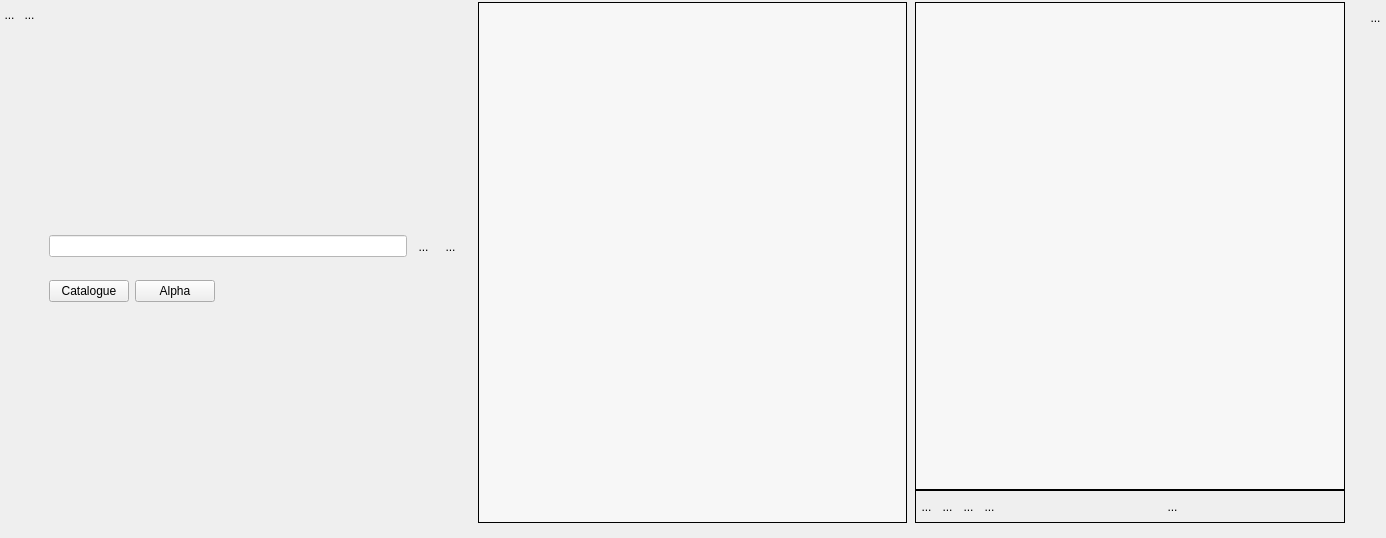
<?xml version="1.0" encoding="UTF-8"?>
<ui version="4.0">
 <class>WidgetPlusieursIntoOrdonne</class>
 <widget class="QWidget" name="WidgetPlusieursIntoOrdonne">
  <property name="geometry">
   <rect>
    <x>0</x>
    <y>0</y>
    <width>1386</width>
    <height>538</height>
   </rect>
  </property>
  <property name="sizePolicy">
   <sizepolicy hsizetype="Preferred" vsizetype="Expanding">
    <horstretch>0</horstretch>
    <verstretch>0</verstretch>
   </sizepolicy>
  </property>
  <property name="minimumSize">
   <size>
    <width>0</width>
    <height>0</height>
   </size>
  </property>
  <property name="windowTitle">
   <string>Form</string>
  </property>
  <layout class="QHBoxLayout" name="horizontalLayout_2">
   <property name="spacing">
    <number>0</number>
   </property>
   <property name="leftMargin">
    <number>0</number>
   </property>
   <property name="topMargin">
    <number>2</number>
   </property>
   <property name="rightMargin">
    <number>0</number>
   </property>
   <property name="bottomMargin">
    <number>15</number>
   </property>
   <item>
    <layout class="QVBoxLayout" name="verticalLayout_3">
     <property name="spacing">
      <number>0</number>
     </property>
     <item>
      <layout class="QHBoxLayout" name="horizontalLayout">
       <property name="spacing">
        <number>0</number>
       </property>
       <property name="sizeConstraint">
        <enum>QLayout::SetFixedSize</enum>
       </property>
       <item>
        <widget class="QToolButton" name="BFermeListe">
         <property name="sizePolicy">
          <sizepolicy hsizetype="Fixed" vsizetype="Fixed">
           <horstretch>0</horstretch>
           <verstretch>0</verstretch>
          </sizepolicy>
         </property>
         <property name="maximumSize">
          <size>
           <width>21</width>
           <height>25</height>
          </size>
         </property>
         <property name="toolTip">
          <string>permet de gérer la liste</string>
         </property>
         <property name="styleSheet">
          <string notr="true">border:0px</string>
         </property>
         <property name="text">
          <string>...</string>
         </property>
         <property name="icon">
          <iconset>
           <normaloff>../../../.designer/Editeur/icons/minusnode.png</normaloff>../../../.designer/Editeur/icons/minusnode.png</iconset>
         </property>
         <property name="iconSize">
          <size>
           <width>25</width>
           <height>25</height>
          </size>
         </property>
        </widget>
       </item>
       <item>
        <widget class="MonBoutonValide" name="RBValide">
         <property name="minimumSize">
          <size>
           <width>21</width>
           <height>25</height>
          </size>
         </property>
         <property name="maximumSize">
          <size>
           <width>21</width>
           <height>25</height>
          </size>
         </property>
         <property name="focusPolicy">
          <enum>Qt::ClickFocus</enum>
         </property>
         <property name="toolTip">
          <string>Affiche le rapport de validation du mot-clef</string>
         </property>
         <property name="styleSheet">
          <string notr="true">border : 0px</string>
         </property>
         <property name="text">
          <string>...</string>
         </property>
         <property name="icon">
          <iconset>
           <normaloff>../../../.designer/Editeur/icons/ast-green-ball.png</normaloff>../../../.designer/Editeur/icons/ast-green-ball.png</iconset>
         </property>
         <property name="iconSize">
          <size>
           <width>25</width>
           <height>25</height>
          </size>
         </property>
        </widget>
       </item>
      </layout>
     </item>
     <item>
      <spacer name="verticalSpacer">
       <property name="orientation">
        <enum>Qt::Vertical</enum>
       </property>
       <property name="sizeHint" stdset="0">
        <size>
         <width>20</width>
         <height>5</height>
        </size>
       </property>
      </spacer>
     </item>
    </layout>
   </item>
   <item>
    <layout class="QVBoxLayout" name="verticalLayout_4">
     <property name="spacing">
      <number>0</number>
     </property>
     <item>
      <widget class="MonLabelClic" name="label">
       <property name="sizePolicy">
        <sizepolicy hsizetype="Fixed" vsizetype="Preferred">
         <horstretch>0</horstretch>
         <verstretch>0</verstretch>
        </sizepolicy>
       </property>
       <property name="minimumSize">
        <size>
         <width>300</width>
         <height>25</height>
        </size>
       </property>
       <property name="maximumSize">
        <size>
         <width>178</width>
         <height>16777215</height>
        </size>
       </property>
       <property name="frameShape">
        <enum>QFrame::NoFrame</enum>
       </property>
       <property name="text">
        <string>&lt;html&gt;&lt;head/&gt;&lt;body&gt;&lt;p&gt;&lt;br/&gt;&lt;/p&gt;&lt;/body&gt;&lt;/html&gt;</string>
       </property>
       <property name="scaledContents">
        <bool>false</bool>
       </property>
       <property name="alignment">
        <set>Qt::AlignLeading|Qt::AlignLeft|Qt::AlignTop</set>
       </property>
      </widget>
     </item>
     <item>
      <spacer name="verticalSpacer_5">
       <property name="orientation">
        <enum>Qt::Vertical</enum>
       </property>
       <property name="sizeHint" stdset="0">
        <size>
         <width>20</width>
         <height>40</height>
        </size>
       </property>
      </spacer>
     </item>
     <item>
      <widget class="QFrame" name="frameRecherche">
       <layout class="QHBoxLayout" name="horizontalLayout_5">
        <item>
         <widget class="QLineEdit" name="LEFiltre">
          <property name="styleSheet">
           <string notr="true">background:rgb(255,255,255)

</string>
          </property>
         </widget>
        </item>
        <item>
         <widget class="QToolButton" name="PBFind">
          <property name="minimumSize">
           <size>
            <width>21</width>
            <height>31</height>
           </size>
          </property>
          <property name="maximumSize">
           <size>
            <width>21</width>
            <height>31</height>
           </size>
          </property>
          <property name="toolTip">
           <string>Cherche dans la liste</string>
          </property>
          <property name="styleSheet">
           <string notr="true">border : 0px</string>
          </property>
          <property name="text">
           <string>...</string>
          </property>
          <property name="icon">
           <iconset theme="find">
            <normaloff>../../../.designer/backup</normaloff>../../../.designer/backup</iconset>
          </property>
          <property name="iconSize">
           <size>
            <width>32</width>
            <height>32</height>
           </size>
          </property>
         </widget>
        </item>
        <item>
         <widget class="QToolButton" name="PBClean">
          <property name="minimumSize">
           <size>
            <width>21</width>
            <height>31</height>
           </size>
          </property>
          <property name="maximumSize">
           <size>
            <width>21</width>
            <height>31</height>
           </size>
          </property>
          <property name="toolTip">
           <string>remet le filtre à blanc</string>
          </property>
          <property name="styleSheet">
           <string notr="true">border : 0px</string>
          </property>
          <property name="text">
           <string>...</string>
          </property>
          <property name="icon">
           <iconset>
            <normaloff>../Editeur/icons/CleanFilter.png</normaloff>../Editeur/icons/CleanFilter.png</iconset>
          </property>
          <property name="iconSize">
           <size>
            <width>32</width>
            <height>32</height>
           </size>
          </property>
         </widget>
        </item>
       </layout>
      </widget>
     </item>
     <item>
      <widget class="QFrame" name="frameRecherche2">
       <layout class="QHBoxLayout" name="horizontalLayout_6">
        <item>
         <widget class="QPushButton" name="PBCata">
          <property name="text">
           <string>Catalogue</string>
          </property>
         </widget>
        </item>
        <item>
         <widget class="QPushButton" name="PBAlpha">
          <property name="text">
           <string>Alpha</string>
          </property>
         </widget>
        </item>
        <item>
         <spacer name="horizontalSpacer_7">
          <property name="orientation">
           <enum>Qt::Horizontal</enum>
          </property>
          <property name="sizeHint" stdset="0">
           <size>
            <width>40</width>
            <height>20</height>
           </size>
          </property>
         </spacer>
        </item>
       </layout>
      </widget>
     </item>
     <item>
      <spacer name="verticalSpacer_6">
       <property name="orientation">
        <enum>Qt::Vertical</enum>
       </property>
       <property name="sizeType">
        <enum>QSizePolicy::Fixed</enum>
       </property>
       <property name="sizeHint" stdset="0">
        <size>
         <width>20</width>
         <height>20</height>
        </size>
       </property>
      </spacer>
     </item>
     <item>
      <widget class="QScrollArea" name="scrollArea_2">
       <property name="sizePolicy">
        <sizepolicy hsizetype="Expanding" vsizetype="Expanding">
         <horstretch>0</horstretch>
         <verstretch>0</verstretch>
        </sizepolicy>
       </property>
       <property name="frameShape">
        <enum>QFrame::NoFrame</enum>
       </property>
       <property name="frameShadow">
        <enum>QFrame::Plain</enum>
       </property>
       <property name="widgetResizable">
        <bool>true</bool>
       </property>
       <widget class="QWidget" name="scrollAreaWidgetContents">
        <property name="geometry">
         <rect>
          <x>0</x>
          <y>0</y>
          <width>18</width>
          <height>189</height>
         </rect>
        </property>
        <property name="sizePolicy">
         <sizepolicy hsizetype="Fixed" vsizetype="Preferred">
          <horstretch>0</horstretch>
          <verstretch>0</verstretch>
         </sizepolicy>
        </property>
        <layout class="QVBoxLayout" name="verticalLayout_6">
         <item>
          <widget class="QLabel" name="monCommentaireLabel">
           <property name="text">
            <string>&lt;html&gt;&lt;head/&gt;&lt;body&gt;&lt;p&gt;&lt;br/&gt;&lt;/p&gt;&lt;/body&gt;&lt;/html&gt;</string>
           </property>
          </widget>
         </item>
        </layout>
       </widget>
      </widget>
     </item>
    </layout>
   </item>
   <item>
    <spacer name="horizontalSpacer_3">
     <property name="orientation">
      <enum>Qt::Horizontal</enum>
     </property>
     <property name="sizeType">
      <enum>QSizePolicy::Fixed</enum>
     </property>
     <property name="sizeHint" stdset="0">
      <size>
       <width>8</width>
       <height>20</height>
      </size>
     </property>
    </spacer>
   </item>
   <item>
    <widget class="QScrollArea" name="scrollArea">
     <property name="sizePolicy">
      <sizepolicy hsizetype="Expanding" vsizetype="Expanding">
       <horstretch>0</horstretch>
       <verstretch>0</verstretch>
      </sizepolicy>
     </property>
     <property name="styleSheet">
      <string notr="true">background : rgb(247,247,247)</string>
     </property>
     <property name="frameShape">
      <enum>QFrame::Box</enum>
     </property>
     <property name="frameShadow">
      <enum>QFrame::Plain</enum>
     </property>
     <property name="lineWidth">
      <number>1</number>
     </property>
     <property name="widgetResizable">
      <bool>true</bool>
     </property>
     <property name="alignment">
      <set>Qt::AlignBottom|Qt::AlignLeading|Qt::AlignLeft</set>
     </property>
     <widget class="QWidget" name="verticalWidgetLE">
      <property name="geometry">
       <rect>
        <x>0</x>
        <y>0</y>
        <width>425</width>
        <height>519</height>
       </rect>
      </property>
      <property name="sizePolicy">
       <sizepolicy hsizetype="Preferred" vsizetype="Preferred">
        <horstretch>0</horstretch>
        <verstretch>0</verstretch>
       </sizepolicy>
      </property>
      <layout class="QVBoxLayout" name="CBLayout">
       <property name="spacing">
        <number>0</number>
       </property>
       <property name="leftMargin">
        <number>0</number>
       </property>
       <property name="topMargin">
        <number>0</number>
       </property>
       <property name="rightMargin">
        <number>0</number>
       </property>
       <property name="bottomMargin">
        <number>0</number>
       </property>
       <item>
        <spacer name="verticalSpacer_4">
         <property name="orientation">
          <enum>Qt::Vertical</enum>
         </property>
         <property name="sizeHint" stdset="0">
          <size>
           <width>20</width>
           <height>40</height>
          </size>
         </property>
        </spacer>
       </item>
      </layout>
     </widget>
    </widget>
   </item>
   <item>
    <spacer name="horizontalSpacer_2">
     <property name="orientation">
      <enum>Qt::Horizontal</enum>
     </property>
     <property name="sizeType">
      <enum>QSizePolicy::Preferred</enum>
     </property>
     <property name="sizeHint" stdset="0">
      <size>
       <width>8</width>
       <height>108</height>
      </size>
     </property>
    </spacer>
   </item>
   <item>
    <layout class="QVBoxLayout" name="verticalLayout_5">
     <item>
      <layout class="QVBoxLayout" name="verticalLayout_2">
       <property name="spacing">
        <number>0</number>
       </property>
       <item>
        <widget class="QScrollArea" name="scrollAreaRE">
         <property name="sizePolicy">
          <sizepolicy hsizetype="Expanding" vsizetype="Expanding">
           <horstretch>0</horstretch>
           <verstretch>0</verstretch>
          </sizepolicy>
         </property>
         <property name="styleSheet">
          <string notr="true">background : rgb(247,247,247)</string>
         </property>
         <property name="frameShape">
          <enum>QFrame::Box</enum>
         </property>
         <property name="frameShadow">
          <enum>QFrame::Plain</enum>
         </property>
         <property name="lineWidth">
          <number>1</number>
         </property>
         <property name="widgetResizable">
          <bool>true</bool>
         </property>
         <property name="alignment">
          <set>Qt::AlignBottom|Qt::AlignLeading|Qt::AlignLeft</set>
         </property>
         <widget class="QWidget" name="verticalWidgetLEChoisis">
          <property name="geometry">
           <rect>
            <x>0</x>
            <y>0</y>
            <width>421</width>
            <height>474</height>
           </rect>
          </property>
          <property name="sizePolicy">
           <sizepolicy hsizetype="Preferred" vsizetype="Preferred">
            <horstretch>0</horstretch>
            <verstretch>0</verstretch>
           </sizepolicy>
          </property>
          <layout class="QVBoxLayout" name="CBChoisis">
           <property name="spacing">
            <number>0</number>
           </property>
           <property name="leftMargin">
            <number>0</number>
           </property>
           <property name="topMargin">
            <number>0</number>
           </property>
           <property name="rightMargin">
            <number>0</number>
           </property>
           <property name="bottomMargin">
            <number>0</number>
           </property>
           <item>
            <spacer name="verticalSpacer_3">
             <property name="orientation">
              <enum>Qt::Vertical</enum>
             </property>
             <property name="sizeHint" stdset="0">
              <size>
               <width>20</width>
               <height>40</height>
              </size>
             </property>
            </spacer>
           </item>
          </layout>
         </widget>
        </widget>
       </item>
      </layout>
     </item>
     <item>
      <widget class="QFrame" name="frame">
       <property name="sizePolicy">
        <sizepolicy hsizetype="Preferred" vsizetype="Fixed">
         <horstretch>0</horstretch>
         <verstretch>0</verstretch>
        </sizepolicy>
       </property>
       <property name="frameShape">
        <enum>QFrame::Box</enum>
       </property>
       <layout class="QHBoxLayout" name="horizontalLayout_3">
        <property name="spacing">
         <number>0</number>
        </property>
        <property name="leftMargin">
         <number>0</number>
        </property>
        <property name="topMargin">
         <number>0</number>
        </property>
        <property name="rightMargin">
         <number>0</number>
        </property>
        <property name="bottomMargin">
         <number>0</number>
        </property>
        <item>
         <layout class="QHBoxLayout" name="horizontalLayout_4">
          <property name="spacing">
           <number>0</number>
          </property>
          <property name="sizeConstraint">
           <enum>QLayout::SetFixedSize</enum>
          </property>
          <item>
           <widget class="QToolButton" name="RBHaut">
            <property name="minimumSize">
             <size>
              <width>21</width>
              <height>31</height>
             </size>
            </property>
            <property name="maximumSize">
             <size>
              <width>21</width>
              <height>31</height>
             </size>
            </property>
            <property name="toolTip">
             <string>Remonte d'une ligne</string>
            </property>
            <property name="styleSheet">
             <string notr="true">border : 0px</string>
            </property>
            <property name="text">
             <string>...</string>
            </property>
            <property name="icon">
             <iconset theme="go-up">
              <normaloff>../../../.designer/backup</normaloff>../../../.designer/backup</iconset>
            </property>
            <property name="iconSize">
             <size>
              <width>32</width>
              <height>32</height>
             </size>
            </property>
           </widget>
          </item>
          <item>
           <widget class="QToolButton" name="RBBas">
            <property name="minimumSize">
             <size>
              <width>21</width>
              <height>31</height>
             </size>
            </property>
            <property name="maximumSize">
             <size>
              <width>21</width>
              <height>31</height>
             </size>
            </property>
            <property name="toolTip">
             <string>Descend d'une ligne</string>
            </property>
            <property name="styleSheet">
             <string notr="true">border : 0px</string>
            </property>
            <property name="text">
             <string>...</string>
            </property>
            <property name="icon">
             <iconset theme="go-down">
              <normaloff>../../../.designer/backup</normaloff>../../../.designer/backup</iconset>
            </property>
            <property name="iconSize">
             <size>
              <width>32</width>
              <height>32</height>
             </size>
            </property>
           </widget>
          </item>
          <item>
           <widget class="QToolButton" name="RBMoins">
            <property name="minimumSize">
             <size>
              <width>21</width>
              <height>31</height>
             </size>
            </property>
            <property name="maximumSize">
             <size>
              <width>21</width>
              <height>31</height>
             </size>
            </property>
            <property name="toolTip">
             <string>Détruit une ligne</string>
            </property>
            <property name="styleSheet">
             <string notr="true">border : 0px</string>
            </property>
            <property name="text">
             <string>...</string>
            </property>
            <property name="icon">
             <iconset theme="remove">
              <normaloff>.</normaloff>.</iconset>
            </property>
            <property name="iconSize">
             <size>
              <width>32</width>
              <height>32</height>
             </size>
            </property>
           </widget>
          </item>
          <item>
           <widget class="QToolButton" name="RBPlus">
            <property name="minimumSize">
             <size>
              <width>21</width>
              <height>31</height>
             </size>
            </property>
            <property name="maximumSize">
             <size>
              <width>21</width>
              <height>31</height>
             </size>
            </property>
            <property name="toolTip">
             <string>ajoute une ligne</string>
            </property>
            <property name="styleSheet">
             <string notr="true">border : 0px</string>
            </property>
            <property name="text">
             <string>...</string>
            </property>
            <property name="icon">
             <iconset theme="add">
              <normaloff>.</normaloff>.</iconset>
            </property>
            <property name="iconSize">
             <size>
              <width>32</width>
              <height>32</height>
             </size>
            </property>
           </widget>
          </item>
         </layout>
        </item>
        <item>
         <spacer name="horizontalSpacer_4">
          <property name="orientation">
           <enum>Qt::Horizontal</enum>
          </property>
          <property name="sizeHint" stdset="0">
           <size>
            <width>40</width>
            <height>20</height>
           </size>
          </property>
         </spacer>
        </item>
        <item>
         <widget class="QToolButton" name="RBVoisListe">
          <property name="minimumSize">
           <size>
            <width>21</width>
            <height>31</height>
           </size>
          </property>
          <property name="maximumSize">
           <size>
            <width>21</width>
            <height>31</height>
           </size>
          </property>
          <property name="toolTip">
           <string>visualise l'ensemble des valeurs</string>
          </property>
          <property name="styleSheet">
           <string notr="true">border : 0px</string>
          </property>
          <property name="text">
           <string>...</string>
          </property>
          <property name="icon">
           <iconset theme="find">
            <normaloff>.</normaloff>.</iconset>
          </property>
          <property name="iconSize">
           <size>
            <width>32</width>
            <height>32</height>
           </size>
          </property>
         </widget>
        </item>
        <item>
         <spacer name="horizontalSpacer_5">
          <property name="orientation">
           <enum>Qt::Horizontal</enum>
          </property>
          <property name="sizeHint" stdset="0">
           <size>
            <width>18</width>
            <height>20</height>
           </size>
          </property>
         </spacer>
        </item>
       </layout>
      </widget>
     </item>
    </layout>
   </item>
   <item>
    <spacer name="horizontalSpacer">
     <property name="orientation">
      <enum>Qt::Horizontal</enum>
     </property>
     <property name="sizeType">
      <enum>QSizePolicy::Preferred</enum>
     </property>
     <property name="sizeHint" stdset="0">
      <size>
       <width>20</width>
       <height>17</height>
      </size>
     </property>
    </spacer>
   </item>
   <item>
    <layout class="QVBoxLayout" name="verticalLayout">
     <item>
      <widget class="QToolButton" name="RBPoubelle">
       <property name="minimumSize">
        <size>
         <width>21</width>
         <height>31</height>
        </size>
       </property>
       <property name="maximumSize">
        <size>
         <width>21</width>
         <height>31</height>
        </size>
       </property>
       <property name="toolTip">
        <string>Détruit le mot-clef</string>
       </property>
       <property name="styleSheet">
        <string notr="true">border : 0px</string>
       </property>
       <property name="text">
        <string>...</string>
       </property>
       <property name="icon">
        <iconset>
         <normaloff>../../../.designer/Editeur/icons/deleteRond.png</normaloff>../../../.designer/Editeur/icons/deleteRond.png</iconset>
       </property>
       <property name="iconSize">
        <size>
         <width>32</width>
         <height>32</height>
        </size>
       </property>
      </widget>
     </item>
     <item>
      <spacer name="verticalSpacer_2">
       <property name="orientation">
        <enum>Qt::Vertical</enum>
       </property>
       <property name="sizeHint" stdset="0">
        <size>
         <width>20</width>
         <height>40</height>
        </size>
       </property>
      </spacer>
     </item>
    </layout>
   </item>
  </layout>
  <zorder>horizontalSpacer</zorder>
  <zorder>horizontalSpacer_2</zorder>
  <zorder>horizontalSpacer_3</zorder>
  <zorder>scrollArea</zorder>
  <zorder></zorder>
 </widget>
 <customwidgets>
  <customwidget>
   <class>MonBoutonValide</class>
   <extends>QToolButton</extends>
   <header>InterfaceGUI.QT5.monBoutonValide.h</header>
  </customwidget>
  <customwidget>
   <class>MonLabelClic</class>
   <extends>QLabel</extends>
   <header>InterfaceGUI.QT5.monLabelClic.h</header>
  </customwidget>
 </customwidgets>
 <resources/>
 <connections/>
</ui>
